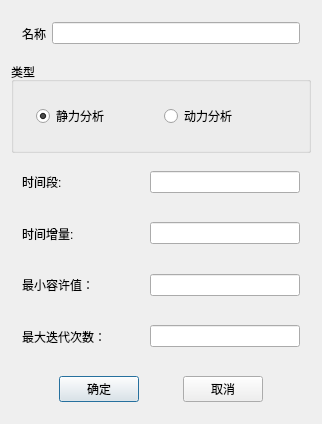
<?xml version="1.0" encoding="UTF-8"?>
<ui version="4.0">
 <class>ui_AnalysisStepClass</class>
 <widget class="QDialog" name="ui_AnalysisStepClass">
  <property name="geometry">
   <rect>
    <x>0</x>
    <y>0</y>
    <width>322</width>
    <height>424</height>
   </rect>
  </property>
  <property name="windowTitle">
   <string>创建分析步</string>
  </property>
  <layout class="QVBoxLayout" name="verticalLayout">
   <item>
    <widget class="QWidget" name="widget" native="true">
     <layout class="QHBoxLayout" name="horizontalLayout">
      <item>
       <widget class="QLabel" name="label">
        <property name="text">
         <string>名称</string>
        </property>
       </widget>
      </item>
      <item>
       <widget class="QLineEdit" name="line_name"/>
      </item>
     </layout>
    </widget>
   </item>
   <item>
    <widget class="QGroupBox" name="groupBox">
     <property name="title">
      <string>类型</string>
     </property>
     <layout class="QHBoxLayout" name="horizontalLayout_3">
      <item>
       <widget class="QWidget" name="widget_2" native="true">
        <layout class="QHBoxLayout" name="horizontalLayout_2">
         <item>
          <widget class="QRadioButton" name="radio_static">
           <property name="text">
            <string>静力分析</string>
           </property>
           <property name="checkable">
            <bool>true</bool>
           </property>
           <property name="checked">
            <bool>true</bool>
           </property>
          </widget>
         </item>
         <item>
          <widget class="QRadioButton" name="radio_dynamic">
           <property name="text">
            <string>动力分析</string>
           </property>
          </widget>
         </item>
        </layout>
       </widget>
      </item>
     </layout>
    </widget>
   </item>
   <item>
    <widget class="QWidget" name="widget_3" native="true">
     <layout class="QHBoxLayout" name="horizontalLayout_5">
      <item>
       <widget class="QLabel" name="label_2">
        <property name="text">
         <string>时间段:</string>
        </property>
       </widget>
      </item>
      <item>
       <widget class="QLineEdit" name="line_sjd">
        <property name="maximumSize">
         <size>
          <width>150</width>
          <height>16777215</height>
         </size>
        </property>
       </widget>
      </item>
     </layout>
    </widget>
   </item>
   <item>
    <widget class="QWidget" name="widget_7" native="true">
     <layout class="QHBoxLayout" name="horizontalLayout_8">
      <item>
       <widget class="QLabel" name="label_5">
        <property name="text">
         <string>时间增量:</string>
        </property>
       </widget>
      </item>
      <item>
       <widget class="QLineEdit" name="line_sjzl">
        <property name="maximumSize">
         <size>
          <width>150</width>
          <height>16777215</height>
         </size>
        </property>
       </widget>
      </item>
     </layout>
    </widget>
   </item>
   <item>
    <widget class="QWidget" name="widget_5" native="true">
     <layout class="QHBoxLayout" name="horizontalLayout_6">
      <item>
       <widget class="QLabel" name="label_3">
        <property name="text">
         <string>最小容许值：</string>
        </property>
       </widget>
      </item>
      <item>
       <widget class="QLineEdit" name="line_zxrxz">
        <property name="maximumSize">
         <size>
          <width>150</width>
          <height>16777215</height>
         </size>
        </property>
       </widget>
      </item>
     </layout>
    </widget>
   </item>
   <item>
    <widget class="QWidget" name="widget_6" native="true">
     <layout class="QHBoxLayout" name="horizontalLayout_7">
      <item>
       <widget class="QLabel" name="label_4">
        <property name="text">
         <string>最大迭代次数：</string>
        </property>
       </widget>
      </item>
      <item>
       <widget class="QLineEdit" name="line_zdddcs">
        <property name="maximumSize">
         <size>
          <width>150</width>
          <height>16777215</height>
         </size>
        </property>
       </widget>
      </item>
     </layout>
    </widget>
   </item>
   <item>
    <widget class="QWidget" name="widget_4" native="true">
     <layout class="QHBoxLayout" name="horizontalLayout_4">
      <item>
       <spacer name="horizontalSpacer_4">
        <property name="orientation">
         <enum>Qt::Horizontal</enum>
        </property>
        <property name="sizeHint" stdset="0">
         <size>
          <width>40</width>
          <height>20</height>
         </size>
        </property>
       </spacer>
      </item>
      <item>
       <widget class="QPushButton" name="btn_ok">
        <property name="text">
         <string>确定</string>
        </property>
       </widget>
      </item>
      <item>
       <spacer name="horizontalSpacer_3">
        <property name="orientation">
         <enum>Qt::Horizontal</enum>
        </property>
        <property name="sizeHint" stdset="0">
         <size>
          <width>40</width>
          <height>20</height>
         </size>
        </property>
       </spacer>
      </item>
      <item>
       <widget class="QPushButton" name="btn_cancle">
        <property name="text">
         <string>取消</string>
        </property>
       </widget>
      </item>
      <item>
       <spacer name="horizontalSpacer_5">
        <property name="orientation">
         <enum>Qt::Horizontal</enum>
        </property>
        <property name="sizeHint" stdset="0">
         <size>
          <width>40</width>
          <height>20</height>
         </size>
        </property>
       </spacer>
      </item>
     </layout>
    </widget>
   </item>
  </layout>
 </widget>
 <layoutdefault spacing="6" margin="11"/>
 <resources/>
 <connections/>
</ui>
